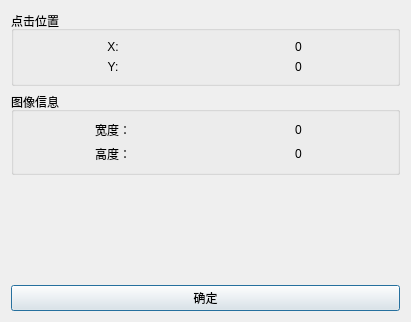
<?xml version="1.0" encoding="UTF-8"?>
<ui version="4.0">
 <class>ClickPosition</class>
 <widget class="QDialog" name="ClickPosition">
  <property name="geometry">
   <rect>
    <x>0</x>
    <y>0</y>
    <width>411</width>
    <height>322</height>
   </rect>
  </property>
  <property name="windowTitle">
   <string>图像点击位置</string>
  </property>
  <layout class="QHBoxLayout" name="horizontalLayout" stretch="1">
   <item>
    <layout class="QVBoxLayout" name="verticalLayout">
     <item>
      <widget class="QGroupBox" name="groupBox">
       <property name="title">
        <string>点击位置</string>
       </property>
       <layout class="QGridLayout" name="gridLayout">
        <item row="0" column="0">
         <widget class="QLabel" name="label_2">
          <property name="text">
           <string>X:</string>
          </property>
          <property name="alignment">
           <set>Qt::AlignCenter</set>
          </property>
         </widget>
        </item>
        <item row="0" column="1">
         <widget class="QLabel" name="label_4">
          <property name="text">
           <string>0</string>
          </property>
          <property name="alignment">
           <set>Qt::AlignCenter</set>
          </property>
         </widget>
        </item>
        <item row="1" column="0">
         <widget class="QLabel" name="label_3">
          <property name="text">
           <string>Y:</string>
          </property>
          <property name="alignment">
           <set>Qt::AlignCenter</set>
          </property>
         </widget>
        </item>
        <item row="1" column="1">
         <widget class="QLabel" name="label_5">
          <property name="text">
           <string>0</string>
          </property>
          <property name="alignment">
           <set>Qt::AlignCenter</set>
          </property>
         </widget>
        </item>
       </layout>
      </widget>
     </item>
     <item>
      <widget class="QGroupBox" name="groupBox_2">
       <property name="title">
        <string>图像信息</string>
       </property>
       <layout class="QGridLayout" name="gridLayout_2">
        <item row="0" column="0">
         <widget class="QLabel" name="label_6">
          <property name="text">
           <string>宽度：</string>
          </property>
          <property name="alignment">
           <set>Qt::AlignCenter</set>
          </property>
         </widget>
        </item>
        <item row="0" column="1">
         <widget class="QLabel" name="label_8">
          <property name="text">
           <string>0</string>
          </property>
          <property name="alignment">
           <set>Qt::AlignCenter</set>
          </property>
         </widget>
        </item>
        <item row="1" column="0">
         <widget class="QLabel" name="label_7">
          <property name="text">
           <string>高度：</string>
          </property>
          <property name="alignment">
           <set>Qt::AlignCenter</set>
          </property>
         </widget>
        </item>
        <item row="1" column="1">
         <widget class="QLabel" name="label_9">
          <property name="text">
           <string>0</string>
          </property>
          <property name="alignment">
           <set>Qt::AlignCenter</set>
          </property>
         </widget>
        </item>
       </layout>
      </widget>
     </item>
     <item>
      <spacer name="verticalSpacer">
       <property name="orientation">
        <enum>Qt::Vertical</enum>
       </property>
       <property name="sizeHint" stdset="0">
        <size>
         <width>20</width>
         <height>96</height>
        </size>
       </property>
      </spacer>
     </item>
     <item>
      <widget class="QPushButton" name="pushButton">
       <property name="text">
        <string>确定</string>
       </property>
      </widget>
     </item>
    </layout>
   </item>
  </layout>
 </widget>
 <resources/>
 <connections/>
</ui>
